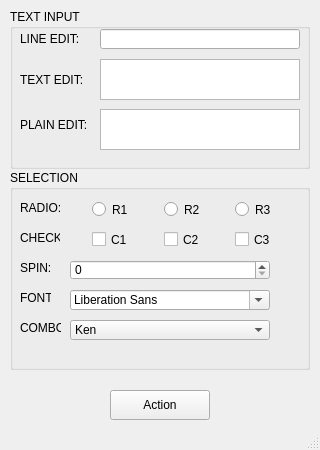
<?xml version="1.0" encoding="UTF-8"?>
<ui version="4.0">
 <class>MainWindow</class>
 <widget class="QMainWindow" name="MainWindow">
  <property name="geometry">
   <rect>
    <x>0</x>
    <y>0</y>
    <width>320</width>
    <height>450</height>
   </rect>
  </property>
  <property name="windowTitle">
   <string>Basic Input</string>
  </property>
  <widget class="QWidget" name="centralwidget">
   <widget class="QGroupBox" name="groupBox">
    <property name="geometry">
     <rect>
      <x>10</x>
      <y>9</y>
      <width>300</width>
      <height>160</height>
     </rect>
    </property>
    <property name="title">
     <string>TEXT INPUT</string>
    </property>
    <widget class="QLineEdit" name="lineEdit">
     <property name="geometry">
      <rect>
       <x>90</x>
       <y>20</y>
       <width>200</width>
       <height>20</height>
      </rect>
     </property>
    </widget>
    <widget class="QTextEdit" name="textEdit">
     <property name="geometry">
      <rect>
       <x>90</x>
       <y>50</y>
       <width>200</width>
       <height>41</height>
      </rect>
     </property>
    </widget>
    <widget class="QPlainTextEdit" name="plainTextEdit">
     <property name="geometry">
      <rect>
       <x>90</x>
       <y>100</y>
       <width>200</width>
       <height>41</height>
      </rect>
     </property>
    </widget>
    <widget class="QLabel" name="label_2">
     <property name="geometry">
      <rect>
       <x>10</x>
       <y>20</y>
       <width>80</width>
       <height>20</height>
      </rect>
     </property>
     <property name="text">
      <string>LINE EDIT:</string>
     </property>
    </widget>
    <widget class="QLabel" name="label_3">
     <property name="geometry">
      <rect>
       <x>10</x>
       <y>50</y>
       <width>80</width>
       <height>41</height>
      </rect>
     </property>
     <property name="text">
      <string>TEXT EDIT:</string>
     </property>
    </widget>
    <widget class="QLabel" name="label_4">
     <property name="geometry">
      <rect>
       <x>10</x>
       <y>100</y>
       <width>80</width>
       <height>31</height>
      </rect>
     </property>
     <property name="text">
      <string>PLAIN EDIT:</string>
     </property>
    </widget>
   </widget>
   <widget class="QGroupBox" name="groupBox_2">
    <property name="geometry">
     <rect>
      <x>10</x>
      <y>170</y>
      <width>300</width>
      <height>200</height>
     </rect>
    </property>
    <property name="title">
     <string>SELECTION</string>
    </property>
    <widget class="QRadioButton" name="radioButton">
     <property name="geometry">
      <rect>
       <x>82</x>
       <y>31</y>
       <width>36</width>
       <height>17</height>
      </rect>
     </property>
     <property name="text">
      <string>R1</string>
     </property>
    </widget>
    <widget class="QRadioButton" name="radioButton_2">
     <property name="geometry">
      <rect>
       <x>154</x>
       <y>31</y>
       <width>36</width>
       <height>17</height>
      </rect>
     </property>
     <property name="text">
      <string>R2</string>
     </property>
    </widget>
    <widget class="QRadioButton" name="radioButton_3">
     <property name="geometry">
      <rect>
       <x>225</x>
       <y>31</y>
       <width>36</width>
       <height>17</height>
      </rect>
     </property>
     <property name="text">
      <string>R3</string>
     </property>
    </widget>
    <widget class="QCheckBox" name="checkBox">
     <property name="geometry">
      <rect>
       <x>154</x>
       <y>61</y>
       <width>36</width>
       <height>17</height>
      </rect>
     </property>
     <property name="text">
      <string>C2</string>
     </property>
    </widget>
    <widget class="QCheckBox" name="checkBox_2">
     <property name="geometry">
      <rect>
       <x>82</x>
       <y>61</y>
       <width>36</width>
       <height>17</height>
      </rect>
     </property>
     <property name="text">
      <string>C1</string>
     </property>
    </widget>
    <widget class="QCheckBox" name="checkBox_3">
     <property name="geometry">
      <rect>
       <x>225</x>
       <y>61</y>
       <width>36</width>
       <height>17</height>
      </rect>
     </property>
     <property name="text">
      <string>C3</string>
     </property>
    </widget>
    <widget class="QLabel" name="label_5">
     <property name="geometry">
      <rect>
       <x>10</x>
       <y>30</y>
       <width>40</width>
       <height>16</height>
      </rect>
     </property>
     <property name="text">
      <string>RADIO: </string>
     </property>
    </widget>
    <widget class="QLabel" name="label_6">
     <property name="geometry">
      <rect>
       <x>10</x>
       <y>60</y>
       <width>40</width>
       <height>16</height>
      </rect>
     </property>
     <property name="text">
      <string>CHECK: </string>
     </property>
    </widget>
    <widget class="QSpinBox" name="spinBox">
     <property name="geometry">
      <rect>
       <x>60</x>
       <y>90</y>
       <width>200</width>
       <height>20</height>
      </rect>
     </property>
    </widget>
    <widget class="QLabel" name="label_7">
     <property name="geometry">
      <rect>
       <x>10</x>
       <y>90</y>
       <width>33</width>
       <height>16</height>
      </rect>
     </property>
     <property name="text">
      <string>SPIN:  </string>
     </property>
    </widget>
    <widget class="QLabel" name="label">
     <property name="geometry">
      <rect>
       <x>10</x>
       <y>120</y>
       <width>31</width>
       <height>16</height>
      </rect>
     </property>
     <property name="text">
      <string>FONT:</string>
     </property>
    </widget>
    <widget class="QFontComboBox" name="fontComboBox">
     <property name="geometry">
      <rect>
       <x>60</x>
       <y>120</y>
       <width>200</width>
       <height>20</height>
      </rect>
     </property>
    </widget>
    <widget class="QLabel" name="label_8">
     <property name="geometry">
      <rect>
       <x>10</x>
       <y>150</y>
       <width>41</width>
       <height>16</height>
      </rect>
     </property>
     <property name="text">
      <string>COMBO:</string>
     </property>
    </widget>
    <widget class="QComboBox" name="comboBox">
     <property name="geometry">
      <rect>
       <x>60</x>
       <y>150</y>
       <width>200</width>
       <height>20</height>
      </rect>
     </property>
     <item>
      <property name="text">
       <string>Ken</string>
      </property>
     </item>
     <item>
      <property name="text">
       <string>Ryu</string>
      </property>
     </item>
     <item>
      <property name="text">
       <string>Chunli</string>
      </property>
     </item>
     <item>
      <property name="text">
       <string>Guile</string>
      </property>
     </item>
     <item>
      <property name="text">
       <string>Blanka</string>
      </property>
     </item>
     <item>
      <property name="text">
       <string>Honda</string>
      </property>
     </item>
     <item>
      <property name="text">
       <string>Dhalsim</string>
      </property>
     </item>
     <item>
      <property name="text">
       <string>Zangief</string>
      </property>
     </item>
    </widget>
   </widget>
   <widget class="QPushButton" name="pushButton">
    <property name="geometry">
     <rect>
      <x>110</x>
      <y>390</y>
      <width>100</width>
      <height>30</height>
     </rect>
    </property>
    <property name="text">
     <string>Action</string>
    </property>
   </widget>
  </widget>
  <widget class="QMenuBar" name="menubar">
   <property name="geometry">
    <rect>
     <x>0</x>
     <y>0</y>
     <width>320</width>
     <height>21</height>
    </rect>
   </property>
  </widget>
  <widget class="QStatusBar" name="statusbar"/>
 </widget>
 <resources/>
 <connections/>
</ui>
